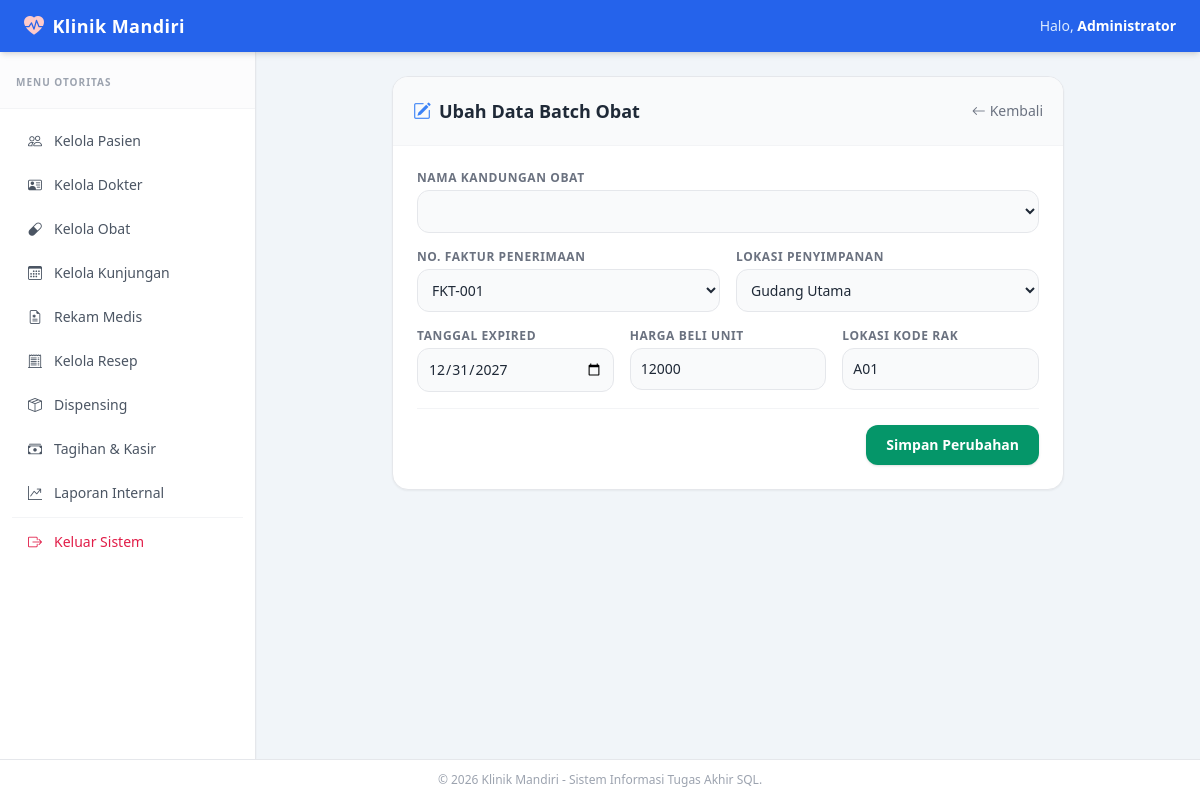
The page /modules/batches/edit.php?id=1 (signed in) on the database its author committed.
### tables this page shows
CREATE TABLE batch_obat (
    batch_id INT AUTO_INCREMENT PRIMARY KEY,

    obat_id INT NOT NULL,
    gr_id INT NOT NULL,
    lokasi_id INT NOT NULL,

    expiry_date DATE NOT NULL,
    harga_beli DECIMAL(15,2),

    lokasi_rak VARCHAR(50),

    CONSTRAINT fk_batch_obat
        FOREIGN KEY (obat_id)
        REFERENCES obat(obat_id)
        ON UPDATE CASCADE
        ON DELETE RESTRICT,

    CONSTRAINT fk_batch_gr
        FOREIGN KEY (gr_id)
        REFERENCES penerimaan_barang(gr_id)
        ON UPDATE CASCADE
        ON DELETE RESTRICT,

    CONSTRAINT fk_batch_lokasi
        FOREIGN KEY (lokasi_id)
        REFERENCES lokasi(lokasi_id)
        ON UPDATE CASCADE
        ON DELETE RESTRICT
);

CREATE TABLE penerimaan_barang (
    gr_id INT AUTO_INCREMENT PRIMARY KEY,

    po_id INT NOT NULL,

    faktur_no VARCHAR(50) NOT NULL UNIQUE,

    CONSTRAINT fk_gr_po
        FOREIGN KEY (po_id)
        REFERENCES purchase_order(po_id)
        ON UPDATE CASCADE
        ON DELETE RESTRICT
);

CREATE TABLE lokasi (
    lokasi_id INT AUTO_INCREMENT PRIMARY KEY,
    nama_lokasi VARCHAR(100) NOT NULL,
    tipe_lokasi VARCHAR(50),
    deskripsi VARCHAR(255)
);

### modules/batches/edit.php (the view, shortened to what this page needs)
<?php
require_once __DIR__ . '/../../config/koneksi.php';
$batch_id = mysqli_real_escape_string($conn, $_GET['id']);
$batch_data = mysqli_query($conn, "SELECT * FROM batch_obat WHERE batch_id = '$batch_id'");
$batch = mysqli_fetch_assoc($batch_data);
$master_gr = mysqli_query($conn, "SELECT gr_id, faktur_no FROM penerimaan_barang ORDER BY gr_id DESC");
$master_lokasi = mysqli_query($conn, "SELECT lokasi_id, nama_lokasi FROM lokasi ORDER BY nama_lokasi ASC");
include __DIR__ . '/../../includes/header.php';
include __DIR__ . '/../../includes/sidebar.php';
?>
<div class="max-w-2xl mx-auto bg-white rounded-2xl border border-gray-200 shadow-sm overflow-hidden">
    <div class="p-5 border-b border-gray-100 bg-gray-50 flex justify-between items-center">
        <h2 class="text-lg font-bold text-gray-800 flex items-center">
            <i class="bi bi-pencil-square text-blue-500 mr-2"></i> Ubah Data Batch Obat
        </h2>
        <a href="index.php" class="text-sm text-gray-500 hover:text-gray-700 flex items-center"><i class="bi bi-arrow-left mr-1"></i> Kembali</a>
    </div>
    <form action="" method="POST" class="p-6 space-y-4">
        <div>
            <label class="block text-xs font-bold text-gray-500 uppercase tracking-wider mb-1">Nama Kandungan Obat</label>
            <select name="obat_id" required class="w-full p-2.5 bg-gray-50 border border-gray-200 rounded-xl focus:outline-none text-sm">
            </select>
        </div>
        <div class="grid grid-cols-1 md:grid-cols-2 gap-4">
            <div>
                <label class="block text-xs font-bold text-gray-500 uppercase tracking-wider mb-1">No. Faktur Penerimaan</label>
                <select name="gr_id" required class="w-full p-2.5 bg-gray-50 border border-gray-200 rounded-xl focus:outline-none text-sm">
                    <?php while ($g = mysqli_fetch_assoc($master_gr)): ?>
                        <option value="<?= $g['gr_id'] ?>" <?= $batch['gr_id'] == $g['gr_id'] ? 'selected' : '' ?>><?= htmlspecialchars($g['faktur_no']) ?></option>
                    <?php endwhile; ?>
                </select>
            </div>
            <div>
                <label class="block text-xs font-bold text-gray-500 uppercase tracking-wider mb-1">Lokasi Penyimpanan</label>
                <select name="lokasi_id" required class="w-full p-2.5 bg-gray-50 border border-gray-200 rounded-xl focus:outline-none text-sm">
                    <?php while ($l = mysqli_fetch_assoc($master_lokasi)): ?>
                        <option value="<?= $l['lokasi_id'] ?>" <?= $batch['lokasi_id'] == $l['lokasi_id'] ? 'selected' : '' ?>><?= htmlspecialchars($l['nama_lokasi']) ?></option>
                    <?php endwhile; ?>
                </select>
            </div>
        </div>
        <div class="grid grid-cols-1 md:grid-cols-3 gap-4">
            <div>
                <label class="block text-xs font-bold text-gray-500 uppercase tracking-wider mb-1">Tanggal Expired</label>
                <input type="date" name="expiry_date" required value="<?= $batch['expiry_date'] ?>" class="w-full p-2.5 bg-gray-50 border border-gray-200 rounded-xl focus:outline-none text-sm">
            </div>
            <div>
                <label class="block text-xs font-bold text-gray-500 uppercase tracking-wider mb-1">Harga Beli Unit</label>
                <input type="number" name="harga_beli" required value="<?= intval($batch['harga_beli']) ?>" class="w-full p-2.5 bg-gray-50 border border-gray-200 rounded-xl focus:outline-none text-sm">
            </div>
            <div>
                <label class="block text-xs font-bold text-gray-500 uppercase tracking-wider mb-1">Lokasi Kode Rak</label>
                <input type="text" name="lokasi_rak" value="<?= htmlspecialchars($batch['lokasi_rak']) ?>" class="w-full p-2.5 bg-gray-50 border border-gray-200 rounded-xl focus:outline-none text-sm">
            </div>
        </div>
        <div class="pt-4 border-t border-gray-100 flex justify-end">
            <button type="submit" class="px-5 py-2.5 bg-emerald-600 hover:bg-emerald-700 text-white rounded-xl text-sm font-semibold transition shadow">Simpan Perubahan</button>
        </div>
    </form>
</div>
<?php include __DIR__ . '/../../includes/footer.php'; ?>

### rows shown on the page
batch_obat: gr_id "FKT-001", lokasi_id "Gudang Utama", expiry_date "12/31/2027", harga_beli "12000", lokasi_rak "A01"

### other values the page prints
$_SESSION['nama'] "Administrator"
